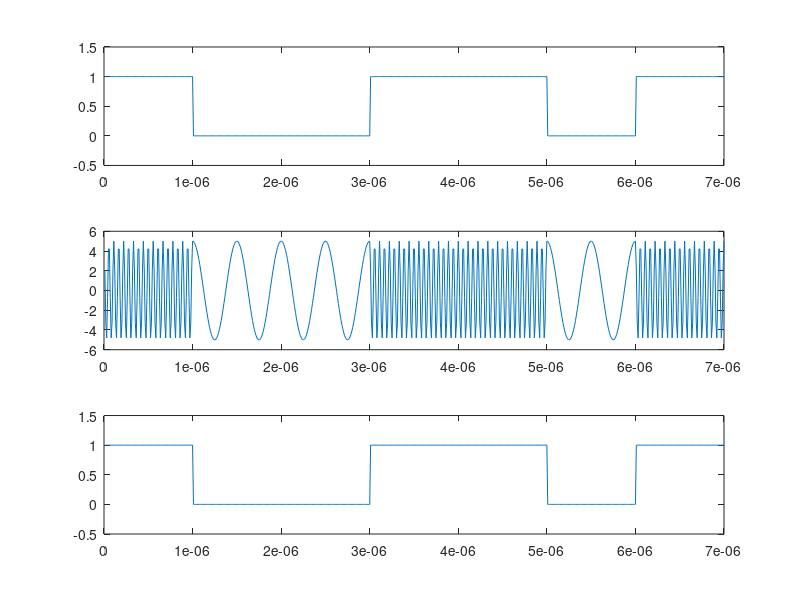

The MATLAB script that drew this image:
%%fsk
%% convertion of data to length;

x=[1 0 0 1 1 0 1];
bp=.000001;
bit=[];
for n=1:1:length(x)
    if x(n)==1
        se=ones(1,100);
    elseif x(n)==0
        se=zeros(1,100);
    end;
        bit=[bit se];
end;
t1=bp/100:bp/100:100*length(x)*(bp/100);
A=5;
br=1/bp;
f1=br*81;
f2=br*2;
t2=bp/99:bp/99:bp;
ss=length(t2);
m=[];
for i=1:1:length(x)    %to convert to ask;
    if x(i)==1
        y=A*cos(2*pi*f1*t2);
    elseif x(i)==0
        y=A*cos(2*pi*f2*t2);
    end;
    m= [m y];
end;
mn=[];
t=bp/99:bp/99:bp;
for n=ss:ss:length(m)
    y1=cos(2*pi*f1*t);
    y2=cos(2*pi*f2*t);
    mm=y1.*m((n-(ss-1)):n);
    mmm=y2.*m((n-(ss-1)):n);
    z1=trapz(t,mm);
    zz1=round(2*z1/bp);
    z2=trapz(t,mmm);
    zz2=round(2*z2/bp);
    if zz1>(A/2)
        a=1;
    else(zz2>(A/2))
        a=0;
    end;
    mn=[mn a];
end;
disp(mn);

subplot(3,1,1);
plot(t1,bit);
axis([ 0 bp*length(x) -.5 1.5]);

subplot(3,1,2);
t3=bp/99:bp/99:bp*length(x);
subplot(3,1,2);
plot(t3,m);



bit=[];
for n=1:length(mn);
    if mn(n)==1;
       se=ones(1,100);
    else mn(n)==0;
        se=zeros(1,100);
    end
     bit=[bit se];
end
t4=bp/100:bp/100:100*length(mn)*(bp/100);
subplot(3,1,3)
plot(t4,bit);
axis([ 0 bp*length(mn) -.5 1.5]);
